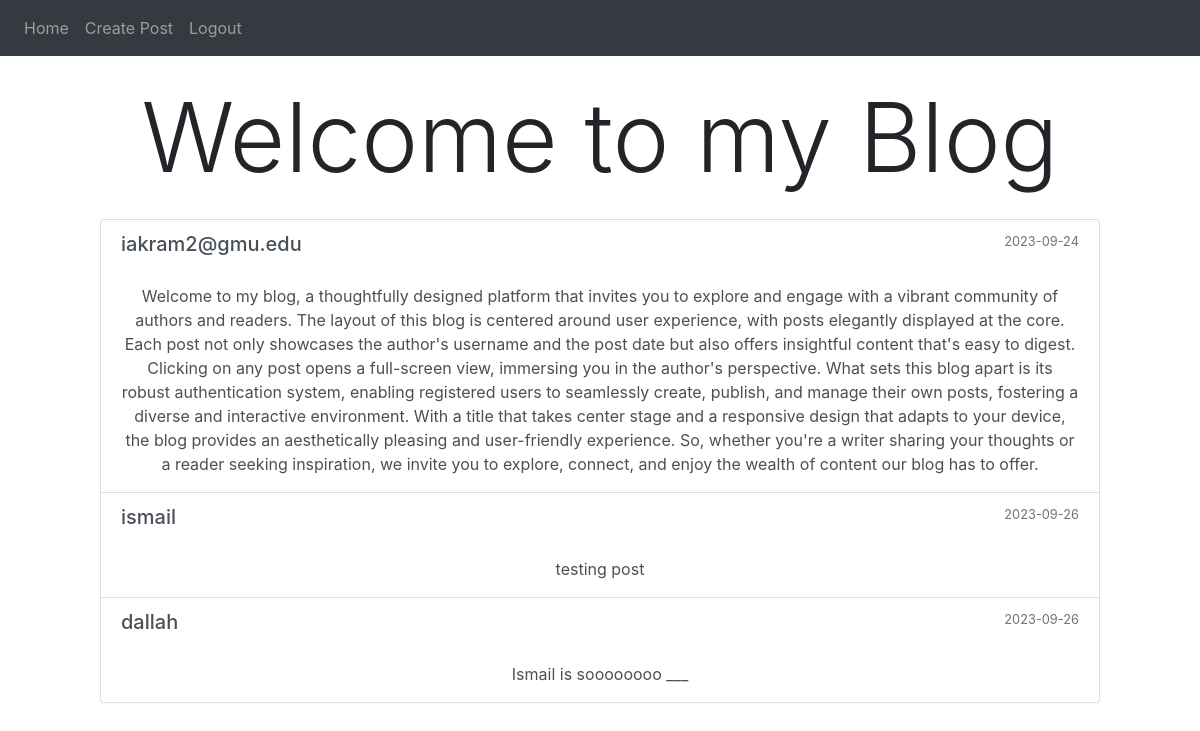
Screenshot of / (signed in) with the database file from the repository.
### website/models.py (models this page shows)
class Post(db.Model):
    id = db.Column(db.Integer, primary_key=True)
    text = db.Column(db.Text, nullable=False)
    date_created = db.Column(db.DateTime(timezone=True), default=func.now())
    author_id = db.Column(db.Integer, db.ForeignKey('user.id'), nullable=False)
    username = db.Column(db.String(150))
    author = db.relationship('User', back_populates='authored_posts')

### website/views.py (the view)
@views.route('/')
@login_required
def home():
    posts = Post.query.all()
    return render_template("home.html", user=current_user, posts=posts)

### website/__init__.py (called while the page is built)
def create_app():
    app = Flask(__name__)
    app.config['SECRET_KEY'] = 'pass'
    app.config['SQLALCHEMY_DATABASE_URI'] = f'sqlite:///{DB_NAME}'
    db.init_app(app)
    from .views import views
    from .auth import auth
    app.register_blueprint(views, url_prefix='/')
    app.register_blueprint(auth, url_prefix='/')
    from .models import User, Post
    login_manager = LoginManager()
    login_manager.login_view = 'auth.login'
    login_manager.init_app(app)
    @login_manager.user_loader
    def load_user(id):
        return User.query.get(int(id))
    return app

### website/templates/home.html (shortened to what this page needs)
{% extends "base.html" %} {% block title %}Home{% endblock %} {% block content
%}
<div class="container text-center" style="min-height: 100vh">
  <h1 class="display-1 mt-4">Welcome to my Blog</h1>
  <div class="list-group mt-4 mx-auto" style="max-width: 1000px">
    {% for post in posts %}
    <a
      href="#"
      class="list-group-item list-group-item-action flex-column align-items-start"
      data-post-id="{{ post.id }}"
    >
      <div class="d-flex w-100 justify-content-between">
        <h5 class="mb-1">{{ post.username }}</h5>
        <small class="text-muted"
          >{{ post.date_created.strftime('%Y-%m-%d') }}</small
        >
      </div>
      <br />
      <p class="mb-1">{{ post.text }}</p>
    </a>
    {% endfor %}
  </div>
</div>
{% endblock %}

### website/templates/base.html (shortened to what this page needs)
<!DOCTYPE html>
<html>
  <head>
    <link
      rel="stylesheet"
      href="https://stackpath.bootstrapcdn.com/bootstrap/4.4.1/css/bootstrap.min.css"
    />
    <link
      rel="stylesheet"
      href="https://stackpath.bootstrapcdn.com/font-awesome/4.7.0/css/font-awesome.min.css"
    />
  </head>
  <body>
    <nav class="navbar navbar-expand-lg navbar-dark bg-dark">
      <div class="collapse navbar-collapse" id="navbar">
        <div class="navbar-nav">
          {% if user.is_authenticated %}
          <a class="nav-item nav-link" id="home" href="/">Home</a>
          <a class="nav-item nav-link" id="create-post" href="/create-post">Create Post</a>
          <a class="nav-item nav-link" id="logout" href="/logout">Logout</a>
          {% else %}
          <a class="nav-item nav-link" id="login" href="/login">Login</a>
          <a class="nav-item nav-link" id="signUp" href="/sign-up">Sign Up</a>
          {% endif %}
        </div>
      </div>
    </nav>
    <div class="container">{% block content %} {% endblock %}</div>
  </body>
</html>

### rows the page displays
Post: username "iakram2@gmu.edu", date_created "2023-09-24", text "Welcome to my blog, a thoughtfully designed platform that invites you to explore and engage with a vibrant community of authors and readers. The layout of this blog is centered around user experience, with posts elegantly displayed at the core. Each post not only showcases the author's username and the post date but also offers insightful content that's easy to digest. Clicking on any post opens a full-screen view, immersing you in the author's perspective. What sets this blog apart is its robust authentication system, enabling registered users to seamlessly create, publish, and manage their own posts, fostering a diverse and interactive environment. With a title that takes center stage and…"
Post: username "ismail", date_created "2023-09-26", text "testing post"
Post: username "dallah", date_created "2023-09-26", text "Ismail is soooooooo ___"
